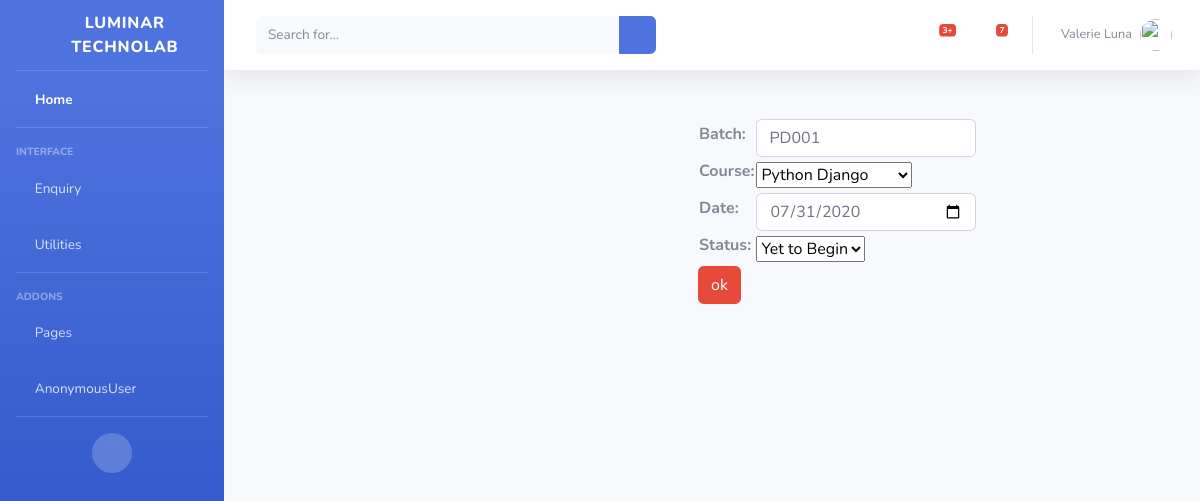
Screenshot of /Enquiry/updatebatch/12 with the database file from the repository.
### Enquiry/models.py (models this page shows, shortened)
class Batch(models.Model):
    Batch=models.CharField(max_length=150,unique=True)
    Course=models.ForeignKey(Course,on_delete=models.CASCADE)
    Date = models.DateField()
    Action = (
        ('1', 'Yet to Begin'),
        ('2', 'Started'),
        ('3', 'Completed')
    )
    Status = models.CharField(max_length=100, choices=Action)

class Course(models.Model):
    Course=models.CharField(max_length=150,unique=True)
    def __str__(self):
        return self.Course

### Enquiry/views.py (the view, shortened to what this page needs)
# urls.py: path('updatebatch/<int:pk>',BatchUpdate.as_view(),name='updatebatch'),
class BatchUpdate(TemplateView):
    model=Batch
    template_name = 'Batch/update_batch.html'
    form_class=UpdateBatchForm
    def get(self, request, *args, **kwargs):
        b_id=self.kwargs.get('pk')
        qs=Batch.objects.get(id=b_id)
        form=self.form_class(instance=qs)
        context={}
        context['form']=form
        return render(request,self.template_name,context)

### Enquiry/forms.py (shortened to what this page needs)
class UpdateBatchForm(ModelForm):
    class Meta:
        model=Batch
        fields=["Batch","Course","Date","Status"]
        widgets = {
            'Batch': forms.TextInput(attrs={'class': 'form-control'}),
            'Date': forms.DateInput(attrs={'class': 'form-control', 'type': 'date'})
        }

### Enquiry/templates/Batch/update_batch.html (shortened to what this page needs)
<!DOCTYPE html>
{% extends 'index/index1.html' %}
{% block content %}
<br>
<div class="container">
    <div class="row" style="margin-left: 450px">
<form method="post">
<table>
                <tr>
                    {% for field in form %}
                        <td><b>{{ field.label_tag }}</b></td>
                    <td>{{ field }}</td>
                    <td>{{ field.errors }}</td>
                </tr>
                {% endfor %}
            </table>
                        <input type="submit" value="ok" class="btn btn-danger">
</form>
    </div>
</div>
{% endblock %}

### rows the page displays
Batch: form "PD001" "07/31/2020" "Yet to Begin"
Course: form "Python Django"

### other values shown
{{ user }} "AnonymousUser"
{{ field.label_tag }} "Batch:" "Course:" "Date:" "Status:"
